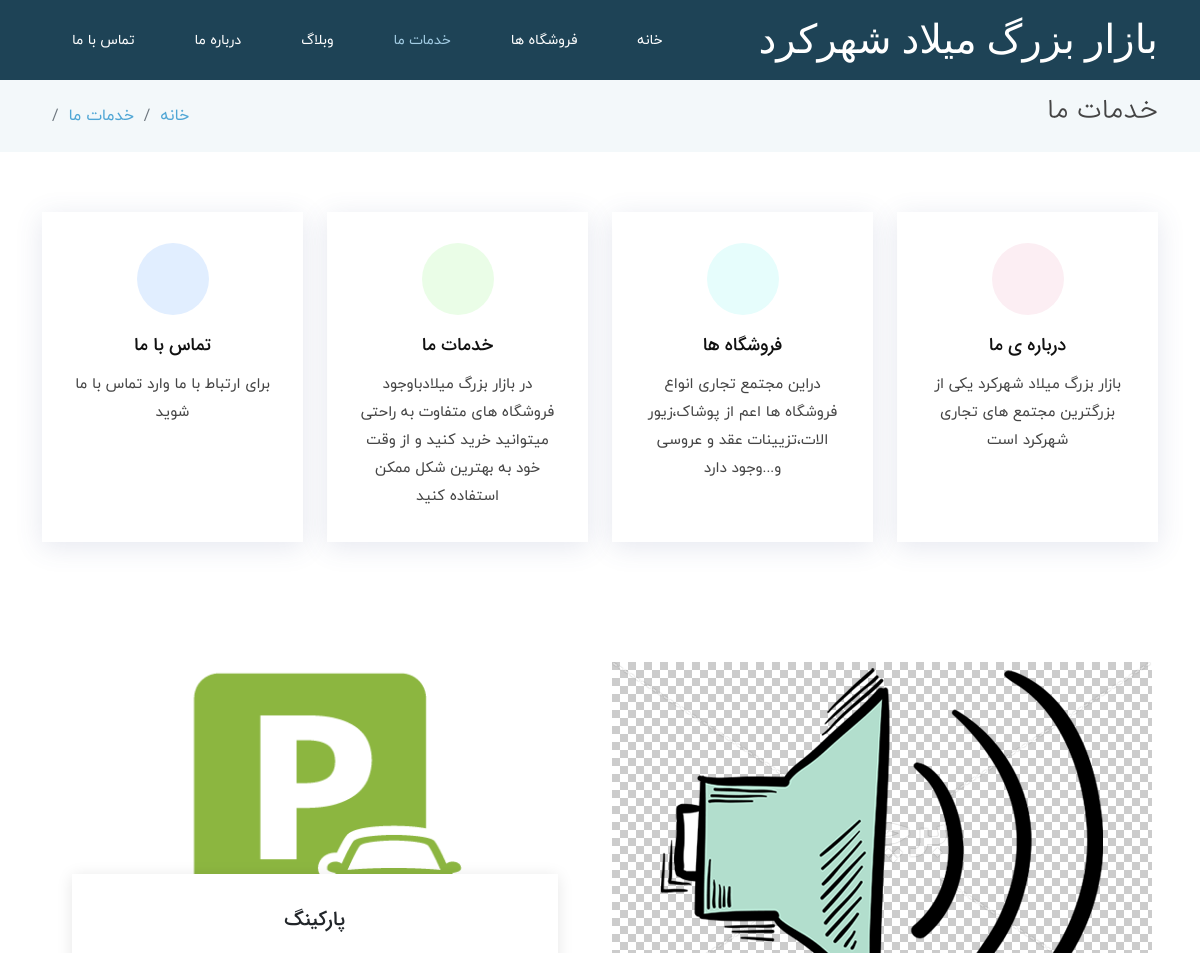
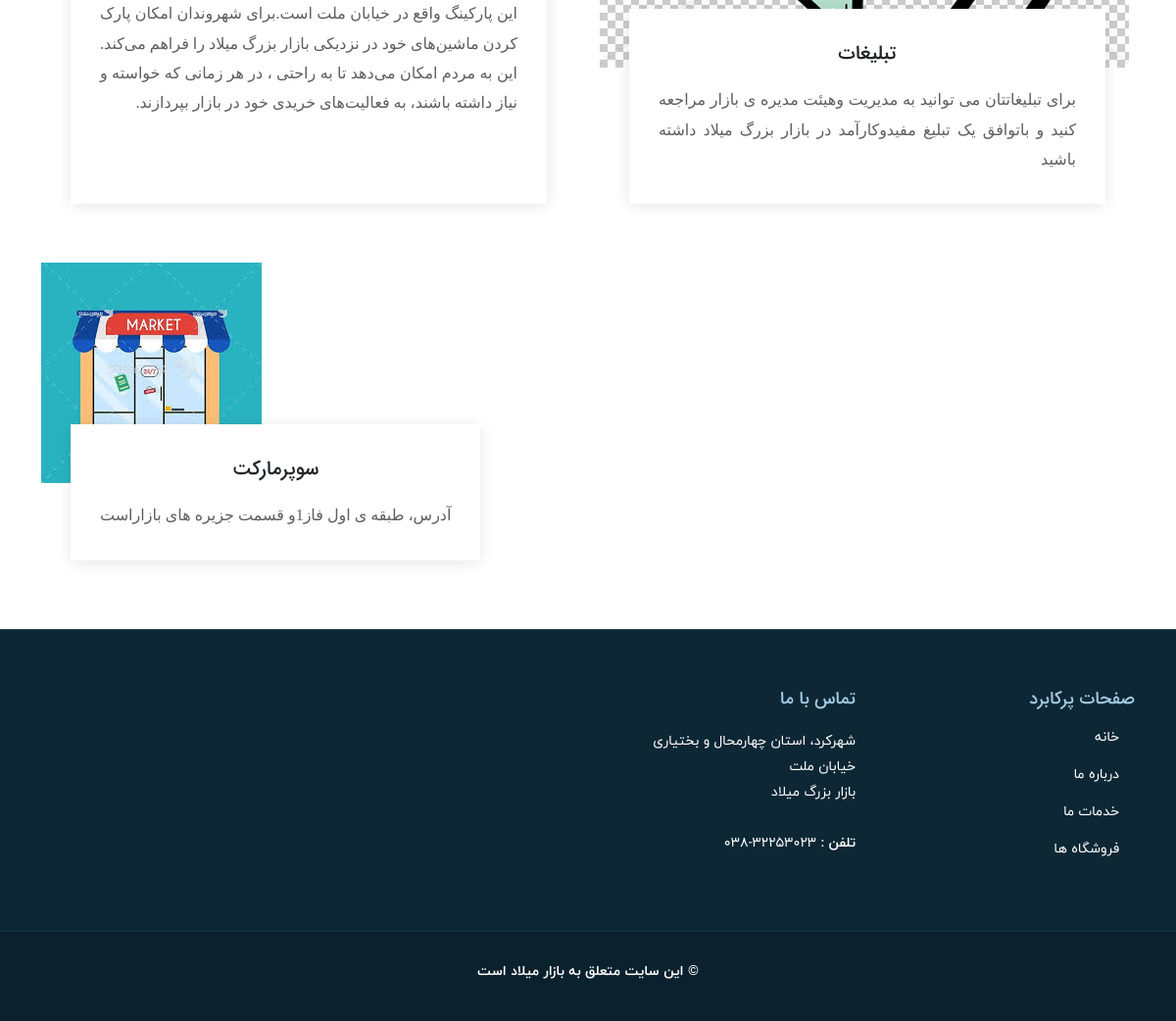
Page /services/ on the committed database (2 pictures, top to bottom).
### market_app/models.py (models this page shows, shortened)
class servicescls(models.Model):
    serv_name=models.CharField(max_length=50,verbose_name="نام خدمات")
    serv_pic=models.ImageField(upload_to="imgs5",verbose_name="عکس")
    serv_desc=models.CharField(max_length=2000,verbose_name="توضیحات خدمات")

### market_app/views.py (the view)
# urls.py: path('services/',services),
def services(request):
    l=servicescls.objects.all()
    return render(request,"market_app/services.html",context={"serv":l, "active_tab":"services"})

### market_app/templates/market_app/services.html (shortened to what this page needs)
{%extends 'market_app/base2.html'%}
{%block title2%}خدمات ما{%endblock%}
{%block bread%}خدمات ما{%endblock%}
{%block href%}services/{%endblock%}
{%block content%}
    <section class="services">
      <div class="container">
        <div class="row">
          <div class="col-md-6 col-lg-3 d-flex align-items-stretch" data-aos="fade-up">
            <div class="icon-box icon-box-pink">
              <div class="icon"><i class="bx bxl-dribbble"></i></div>
              <h4 class="title"><a href="/about/"> درباره ی ما</a></h4>
              <p class="description">بازار بزرگ میلاد شهرکرد یکی از بزرگترین مجتمع های تجاری شهرکرد است   </p>
            </div>
          </div>
          <div class="col-md-6 col-lg-3 d-flex align-items-stretch" data-aos="fade-up" data-aos-delay="100">
            <div class="icon-box icon-box-cyan">
              <div class="icon"><i class="bx bx-file"></i></div>
              <h4 class="title"><a href="/shop/"> فروشگاه ها</a></h4>
              <p class="description">دراین مجتمع تجاری انواع فروشگاه ها اعم از پوشاک،زیور الات،تزیینات عقد و عروسی و...وجود دارد</p>
            </div>
          </div>
          <div class="col-md-6 col-lg-3 d-flex align-items-stretch" data-aos="fade-up" data-aos-delay="200">
            <div class="icon-box icon-box-green">
              <div class="icon"><i class="bx bx-tachometer"></i></div>
              <h4 class="title"><a href="/services/"> خدمات ما </a></h4>
              <p class="description">در بازار بزرگ میلادباوجود فروشگاه های متفاوت به راحتی میتوانید خرید کنید و از وقت خود به بهترین شکل ممکن استفاده کنید </p>
            </div>
          </div>
          <div class="col-md-6 col-lg-3 d-flex align-items-stretch" data-aos="fade-up" data-aos-delay="200">
            <div class="icon-box icon-box-blue">
              <div class="icon"><i class="bx bx-world"></i></div>
              <h4 class="title"><a href="/contact/"> تماس با ما</a></h4>
              <p class="description">برای ارتباط با ما وارد تماس با ما شوید  </p>
            </div>
          </div>
        </div>
      </div>
    </section>
    <section class="service-details">
      <div class="container">
        <div class="row" dir="ltr">
{%for s in serv%}
          <div class="col-md-6 d-flex align-items-stretch" data-aos="fade-up">
            <div class="card">
              <div class="card-img">
                <img src="{{s.serv_pic.url}}" alt="...">
              </div>
              <div class="card-body">
                <h5 class="card-title" dir="rtl">{{s.serv_name}}</h5>
                <p class="card-text" dir="rtl">{{s.serv_desc}}</p>
              </div>
            </div>
          </div>
{%endfor%}
        </div>
      </div>
    </section>
  {%endblock%}

### market_app/static/market_app/assets/css/style.css (style rules this page uses)
body { font-family: "Open Sans", sans-serif; color: #444; }
a { color: #4fa6d5; text-decoration: none; }
h1, h2, h3, h4, h5, h6, .font-primary { font-family: "Roboto", sans-serif; }
section { padding: 60px 0; }
.services { padding-bottom: 20px; }
.services .icon-box { padding: 30px; position: relative; overflow: hidden; margin: 0 0 40px 0; background: #fff; box-shadow: 0 5px 26px 0 rgba(68, 88, 144, 0.14); transition: all 0.3s ease-in-out; text-align: center; border: 1px solid #fff; }
.services .icon { margin: 0 auto 20px auto; padding-top: 17px; display: inline-block; text-align: center; border-radius: 50%; width: 72px; height: 72px; }
.services .icon i { font-size: 36px; line-height: 1; }
.services .title { font-weight: 700; margin-bottom: 15px; font-size: 18px; }
.services .title a { color: #111; }
.services .description { font-size: 15px; line-height: 28px; margin-bottom: 0; }
.services .icon-box-pink .icon { background: #fceef3; }
.services .icon-box-pink .icon i { color: #ff689b; }
.services .icon-box-cyan .icon { background: #e6fdfc; }
.services .icon-box-cyan .icon i { color: #3fcdc7; }
.services .icon-box-green .icon { background: #eafde7; }
.services .icon-box-green .icon i { color: #41cf2e; }
.services .icon-box-blue .icon { background: #e1eeff; }
.services .icon-box-blue .icon i { color: #2282ff; }
.service-details { padding-bottom: 10px; }
.service-details .card { border: 0; padding: 0 30px; margin-bottom: 60px; position: relative; }
.service-details .card-img { width: calc(100% + 60px); margin-left: -30px; overflow: hidden; z-index: 9; border-radius: 0; }
.service-details .card-img img { max-width: 100%; transition: all 0.3s ease-in-out; }
.service-details .card-body { z-index: 10; background: #fff; border-top: 4px solid #fff; padding: 30px; box-shadow: 0px 2px 15px rgba(0, 0, 0, 0.1); margin-top: -60px; transition: 0.3s; }
.service-details .card-title { font-weight: 700; text-align: center; margin-bottom: 20px; }
.service-details .card-text { color: #5e5e5e; }

### market_app/static/market_app/assets/css/rtl.css (style rules this page uses)
p { line-height: 1.9rem; }
body { font-family: iranyekan; }
h1, h2, h3, h4, h5, h6, .font-primary { font-family: iransans; }
.service-details .card-text { text-align: justify; font-weight: 100; }

### rows in the picture
servicescls: serv_pic (picture), serv_name "پارکینگ", serv_desc "این پارکینگ واقع در خیابان ملت است.برای شهروندان امکان پارک کردن ماشین‌های خود در نزدیکی بازار بزرگ میلاد را فراهم می‌کند. این به مردم امکان می‌دهد تا به راحتی ، در هر زمانی که خواسته و نیاز داشته باشند، به فعالیت‌های خریدی خود در بازار بپردازند."
servicescls: serv_pic (picture), serv_name "تبلیغات", serv_desc "برای تبلیغاتتان می توانید به مدیریت وهیئت مدیره ی بازار مراجعه کنید و باتوافق یک تبلیغ مفیدوکارآمد در بازار بزرگ میلاد داشته باشید"
servicescls: serv_pic (picture), serv_name "سوپرمارکت", serv_desc "آدرس، طبقه ی اول فاز1و قسمت جزیره های بازاراست"
